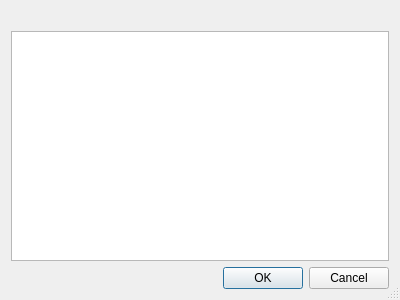
<?xml version="1.0" encoding="UTF-8"?>
<ui version="4.0">
 <class>HgShelvesSelectionDialog</class>
 <widget class="QDialog" name="HgShelvesSelectionDialog">
  <property name="geometry">
   <rect>
    <x>0</x>
    <y>0</y>
    <width>400</width>
    <height>300</height>
   </rect>
  </property>
  <property name="windowTitle">
   <string>Mercurial Shelve Selection</string>
  </property>
  <property name="sizeGripEnabled">
   <bool>true</bool>
  </property>
  <layout class="QVBoxLayout" name="verticalLayout">
   <item>
    <widget class="QLabel" name="message">
     <property name="text">
      <string/>
     </property>
    </widget>
   </item>
   <item>
    <widget class="QListWidget" name="shelvesList">
     <property name="alternatingRowColors">
      <bool>true</bool>
     </property>
     <property name="selectionMode">
      <enum>QAbstractItemView::ExtendedSelection</enum>
     </property>
     <property name="sortingEnabled">
      <bool>true</bool>
     </property>
    </widget>
   </item>
   <item>
    <widget class="QDialogButtonBox" name="buttonBox">
     <property name="orientation">
      <enum>Qt::Horizontal</enum>
     </property>
     <property name="standardButtons">
      <set>QDialogButtonBox::Cancel|QDialogButtonBox::Ok</set>
     </property>
    </widget>
   </item>
  </layout>
 </widget>
 <tabstops>
  <tabstop>shelvesList</tabstop>
  <tabstop>buttonBox</tabstop>
 </tabstops>
 <resources/>
 <connections>
  <connection>
   <sender>buttonBox</sender>
   <signal>accepted()</signal>
   <receiver>HgShelvesSelectionDialog</receiver>
   <slot>accept()</slot>
   <hints>
    <hint type="sourcelabel">
     <x>248</x>
     <y>254</y>
    </hint>
    <hint type="destinationlabel">
     <x>157</x>
     <y>274</y>
    </hint>
   </hints>
  </connection>
  <connection>
   <sender>buttonBox</sender>
   <signal>rejected()</signal>
   <receiver>HgShelvesSelectionDialog</receiver>
   <slot>reject()</slot>
   <hints>
    <hint type="sourcelabel">
     <x>316</x>
     <y>260</y>
    </hint>
    <hint type="destinationlabel">
     <x>286</x>
     <y>274</y>
    </hint>
   </hints>
  </connection>
 </connections>
</ui>
